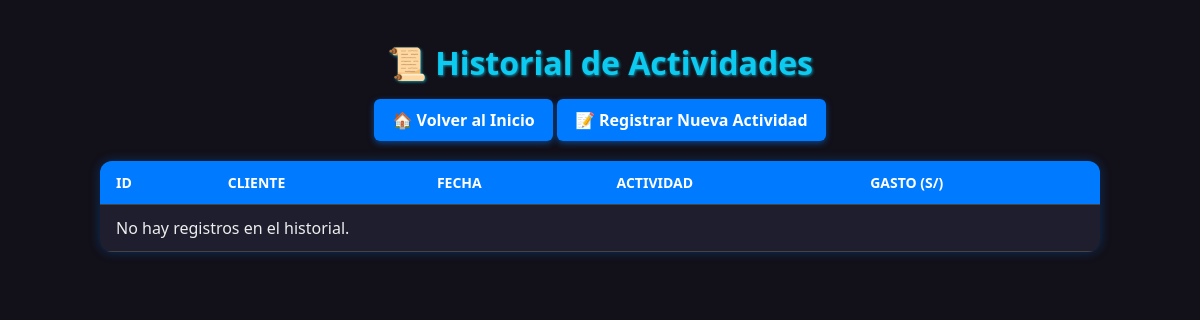
Page /historial/listar_historial.php on the earlier database version.
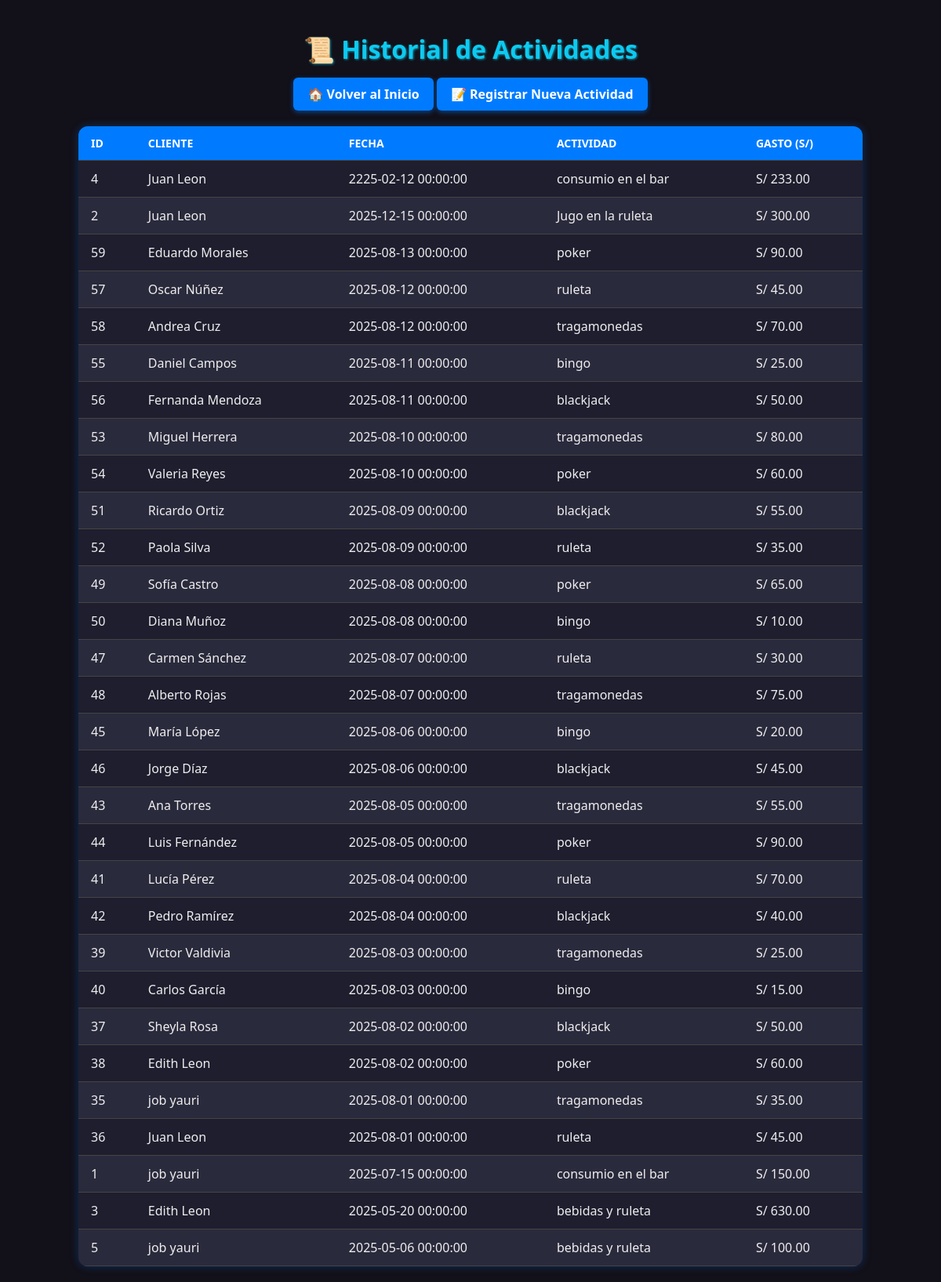
Same page on the later database version.
### tables this page shows
CREATE TABLE `historial` (
  `id` int(11) NOT NULL,
  `cliente_id` int(11) DEFAULT NULL,
  `fecha` datetime DEFAULT NULL,
  `actividad` varchar(255) DEFAULT NULL,
  `gasto` decimal(10,2) DEFAULT NULL
);

### historial/listar_historial.php (the view, shortened to what this page needs)
<?php
$conexion = new mysqli("localhost", "root", "", "atlantic_city_db");
$resultado = $conexion->query("
  SELECT h.id, CONCAT(c.nombre, ' ', c.apellido) AS cliente, h.fecha, h.actividad, h.gasto
  FROM historial h
  JOIN clientes c ON h.cliente_id = c.id
  ORDER BY h.fecha DESC
");
?>
<!DOCTYPE html>
<html lang="es">
<head>
  <link rel="stylesheet" href="../css/historial.css">
</head>
<body>
  <h1>📜 Historial de Actividades</h1>
  <div><a href="../index.html" class="btn">🏠 Volver al Inicio</a>
  <a href="registrar_historial.php" class="btn">📝 Registrar Nueva Actividad</a></div>
  <table class="tabla-historial">
    <thead>
      <tr>
        <th>ID</th>
        <th>Cliente</th>
        <th>Fecha</th>
        <th>Actividad</th>
        <th>Gasto (S/)</th>
      </tr>
    </thead>
    <tbody>
      <?php if ($resultado->num_rows > 0): ?>
        <?php while ($fila = $resultado->fetch_assoc()): ?>
          <tr>
            <td><?= $fila['id'] ?></td>
            <td><?= htmlspecialchars($fila['cliente']) ?></td>
            <td><?= $fila['fecha'] ?></td>
            <td><?= htmlspecialchars($fila['actividad']) ?></td>
            <td>S/ <?= number_format($fila['gasto'], 2) ?></td>
          </tr>
        <?php endwhile; ?>
      <?php else: ?>
        <tr><td colspan="5">No hay registros en el historial.</td></tr>
      <?php endif; ?>
    </tbody>
  </table>
</body>
</html>

### css/historial.css (style rules this page uses)
body { background: #121018; color: #eee; font-family: 'Segoe UI', Tahoma, Geneva, Verdana, sans-serif; margin: 20px; display: flex; flex-direction: column; align-items: center; min-height: 100vh; }
h1 { color: #0dcaf0; margin-bottom: 25px; text-shadow: 1px 1px 3px rgba(13, 202, 240, 0.7); }
a.btn { background-color: #007bff; color: white; padding: 10px 18px; border-radius: 6px; font-weight: 600; margin-top: 20px; text-decoration: none; box-shadow: 0 2px 6px rgba(0, 123, 255, 0.5); }
.tabla-historial { width: 100%; max-width: 1000px; border-collapse: collapse; margin-top: 30px; background-color: #1e1e2f; color: #eee; box-shadow: 0 0 12px rgba(0, 123, 255, 0.3); border-radius: 12px; overflow: hidden; }
.tabla-historial thead { background-color: #007bff; color: white; text-transform: uppercase; font-size: 14px; }
.tabla-historial th, .tabla-historial td { padding: 12px 16px; border-bottom: 1px solid #444; text-align: left; }
.tabla-historial tbody tr:nth-child(even) { background-color: #2a2a3d; }

Differences in the rows shown:
added historial: id "4", cliente "Juan Leon", fecha "2225-02-12 00:00:00", actividad "consumio en el bar", gasto "233.00"
added historial: id "2", cliente "Juan Leon", fecha "2025-12-15 00:00:00", actividad "Jugo en la ruleta", gasto "300.00"
added historial: id "59", cliente "Eduardo Morales", fecha "2025-08-13 00:00:00", actividad "poker", gasto "90.00"
added historial: id "57", cliente "Oscar Núñez", fecha "2025-08-12 00:00:00", actividad "ruleta", gasto "45.00"
added historial: id "58", cliente "Andrea Cruz", fecha "2025-08-12 00:00:00", actividad "tragamonedas", gasto "70.00"
added historial: id "55", cliente "Daniel Campos", fecha "2025-08-11 00:00:00", actividad "bingo", gasto "25.00"
added historial: id "56", cliente "Fernanda Mendoza", fecha "2025-08-11 00:00:00", actividad "blackjack", gasto "50.00"
added historial: id "53", cliente "Miguel Herrera", fecha "2025-08-10 00:00:00", actividad "tragamonedas", gasto "80.00"
added historial: id "54", cliente "Valeria Reyes", fecha "2025-08-10 00:00:00", actividad "poker", gasto "60.00"
added historial: id "51", cliente "Ricardo Ortiz", fecha "2025-08-09 00:00:00", actividad "blackjack", gasto "55.00"
added historial: id "52", cliente "Paola Silva", fecha "2025-08-09 00:00:00", actividad "ruleta", gasto "35.00"
added historial: id "49", cliente "Sofía Castro", fecha "2025-08-08 00:00:00", actividad "poker", gasto "65.00"
added historial: id "50", cliente "Diana Muñoz", fecha "2025-08-08 00:00:00", actividad "bingo", gasto "10.00"
added historial: id "47", cliente "Carmen Sánchez", fecha "2025-08-07 00:00:00", actividad "ruleta", gasto "30.00"
added historial: id "48", cliente "Alberto Rojas", fecha "2025-08-07 00:00:00", actividad "tragamonedas", gasto "75.00"
added historial: id "45", cliente "María López", fecha "2025-08-06 00:00:00", actividad "bingo", gasto "20.00"
added historial: id "46", cliente "Jorge Díaz", fecha "2025-08-06 00:00:00", actividad "blackjack", gasto "45.00"
added historial: id "43", cliente "Ana Torres", fecha "2025-08-05 00:00:00", actividad "tragamonedas", gasto "55.00"
added historial: id "44", cliente "Luis Fernández", fecha "2025-08-05 00:00:00", actividad "poker", gasto "90.00"
added historial: id "41", cliente "Lucía Pérez", fecha "2025-08-04 00:00:00", actividad "ruleta", gasto "70.00"
added historial: id "42", cliente "Pedro Ramírez", fecha "2025-08-04 00:00:00", actividad "blackjack", gasto "40.00"
added historial: id "39", cliente "Victor Valdivia", fecha "2025-08-03 00:00:00", actividad "tragamonedas", gasto "25.00"
added historial: id "40", cliente "Carlos García", fecha "2025-08-03 00:00:00", actividad "bingo", gasto "15.00"
added historial: id "37", cliente "Sheyla Rosa", fecha "2025-08-02 00:00:00", actividad "blackjack", gasto "50.00"
added historial: id "38", cliente "Edith Leon", fecha "2025-08-02 00:00:00", actividad "poker", gasto "60.00"
added historial: id "35", cliente "job yauri", fecha "2025-08-01 00:00:00", actividad "tragamonedas", gasto "35.00"
added historial: id "36", cliente "Juan Leon", fecha "2025-08-01 00:00:00", actividad "ruleta", gasto "45.00"
added historial: id "1", cliente "job yauri", fecha "2025-07-15 00:00:00", actividad "consumio en el bar", gasto "150.00"
added historial: id "3", cliente "Edith Leon", fecha "2025-05-20 00:00:00", actividad "bebidas y ruleta", gasto "630.00"
added historial: id "5", cliente "job yauri", fecha "2025-05-06 00:00:00", actividad "bebidas y ruleta", gasto "100.00"
Other differences:
text no longer shown: "No hay registros en el historial."
